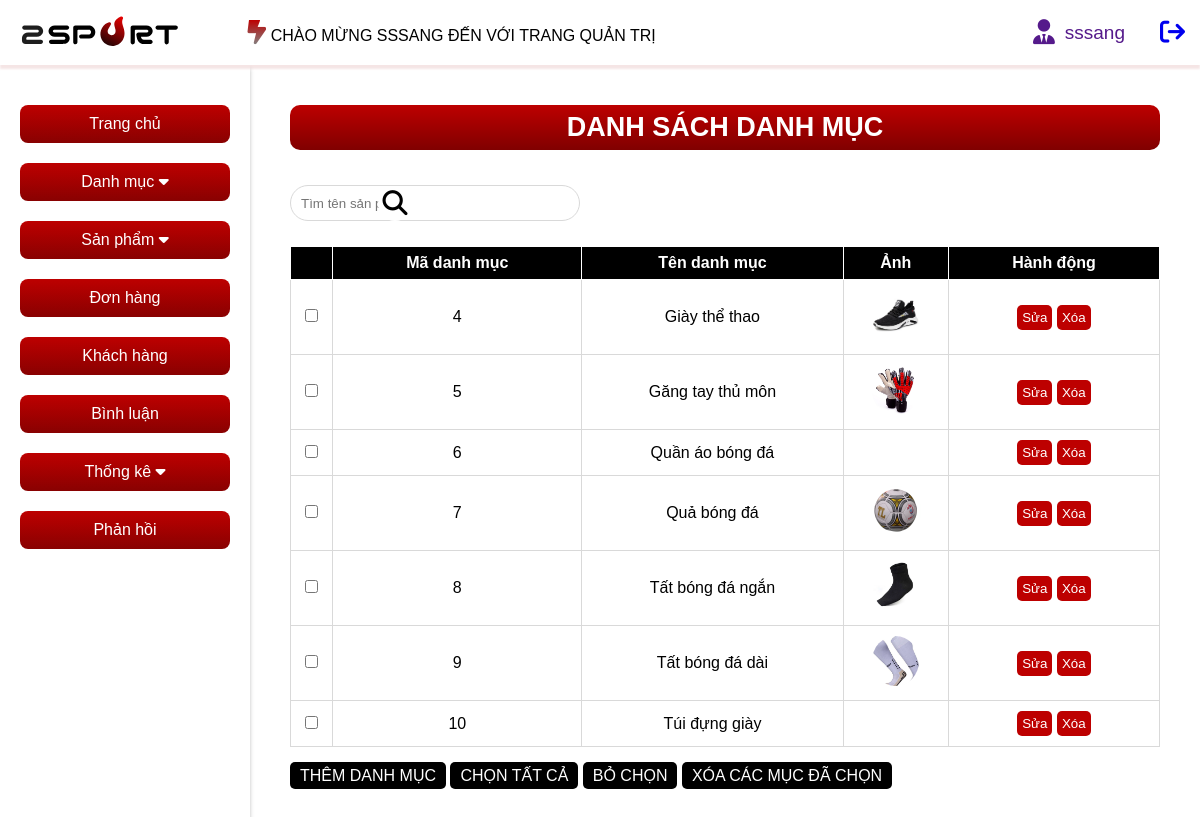
Page /admin/index.php?act=listdm (signed in) on the committed database.
### tables this page shows
CREATE TABLE `category` (
  `id` int(11) NOT NULL,
  `name` varchar(255) NOT NULL,
  `img` varchar(255) NOT NULL
);

### model/pdo.php (called while the page is built, shortened)
<?php
function pdo_get_connection(){
    $servername = "localhost";
    $username = "root";
    $password = "";
    try {
        $conn = new PDO("mysql:host=$servername;dbname=duan1", $username, $password);
        $conn->setAttribute(PDO::ATTR_ERRMODE, PDO::ERRMODE_EXCEPTION);
        return $conn;
    } catch(PDOException $e) {
        echo "Connection failed: " . $e->getMessage();
    }
}
function pdo_query($sql){
    $sql_args=array_slice(func_get_args(),1);
    try{
        $conn=pdo_get_connection();
        $stmt=$conn->prepare($sql);
        $stmt->execute($sql_args);
        $rows=$stmt->fetchAll();
        return $rows;
    }
    catch(PDOException $e){
        throw $e;
    }
    finally{
        unset($conn);
    }
}
?>

### model/danhmuc.php (called while the page is built, shortened)
<?php
function list_category(){
    $sql = "SELECT * from category order by id";
    $listCate = pdo_query($sql);
    return $listCate;
}
?>

### admin/danhmuc/list.php (the view)
<main class="container">
    <?php include "boxleft.php" ?>
    <article>
        <div class="list-product">
            <h1>DANH SÁCH DANH MỤC</h1>
            <form action="">
                <input type="text" placeholder="Tìm tên sản phẩm">
                <button type="submit"><i class="fa-solid fa-magnifying-glass"></i></button>
            </form>
            <table>
                <tr>
                    <th></th>
                    <th>Mã danh mục</th>
                    <th>Tên danh mục</th>
                    <th>Ảnh</th>
                    <th>Hành động</th>
                </tr>
                <?php foreach($listCate as $row){
                    extract($row);
                    $sualoai = "index.php?act=suadm&id=$id";
                    $xoaloai = "index.php?act=deletedm&id=$id";
                ?>
                    <tr>
                        <td><input type="checkbox"></td>
                        <td><?= $id ?></td>
                        <td><?= $name ?></td>
                        <td><img src="../assets/img/<?= $img ?>" alt=""></td>
                        <td>
                            <a href="<?= $sualoai ?>"><input type="button" value="Sửa"></a>
                            <a href="<?= $xoaloai ?>"><input type="button" value="Xóa" onclick="return confirm('Bạn có chắc muốn xóa?')"></a>
                        </td>
                    </tr>
                <?php } ?>
            </table>
            <div class="action">
                <a href="index.php?act=adddm">THÊM DANH MỤC</a>
                <a href="">CHỌN TẤT CẢ</a>
                <a href="">BỎ CHỌN</a>
                <a href="">XÓA CÁC MỤC ĐÃ CHỌN</a>
            </div>
        </div>
    </article>
</main>

### assets/style/style-admin.css (style rules this page uses)
* { padding: 0; margin: 0; box-sizing: border-box; font-family: arial; }
:root { --bg-color-main:#BD0000; --bg-color-while-ins: #fff; --bg-color-black-ins:#000; }
.container { width: calc((1320 / 1440) * 100%); margin: 0 auto; }
.fa-solid { font-size: 25px; }
main { display: flex; }
article { margin: 40px; width: 100%; }
table { width: 100%; text-align: center; }
table th { background-color: var(--bg-color-black-ins); padding: 20px 0px; color: var(--bg-color-while-ins); border: 1px solid var(--bg-color-while-ins); }
table td { padding: 10px 0px; }
table,tr, td,th { border-collapse: collapse; border: 1px solid #d9d9d9; }
tbody img { max-width: 50px; height: 50px; border-radius: 50%; }
.list-product h1 { color: var(--bg-color-while-ins); font-size: 27px; font-style: normal; font-weight: 600; line-height: normal; border-radius: 10px; background: linear-gradient(180deg, #BD0000 0%, #800000 100%); text-align: center; padding: 7px; margin-bottom: 35px; }
.list-product form { position: relative; margin-bottom: 25px; }
.list-product form input[type="text"] { width: 290px; height: 36px; border-radius: 20px; border: 1px solid #D9D9D9; padding: 10px; color: #7A7A7A; }
.list-product form button { width: 34px; height: 34px; border-radius: 20px; border: none; color: var(--bg-color-black-ins); background-color: var(--bg-color-while-ins); position: absolute; right: 748px; top: 1.5px; }
.list-product table { width: 100%; margin-bottom: 20px; }
.list-product table tr th { background-color: var(--bg-color-black-ins); color: var(--bg-color-while-ins); padding: 7px 10px; }
.list-product table tr td { text-align: center; border: 1px solid #D9D9D9; }
.list-product table tr td a input { background-color: var(--bg-color-main); color: var(--bg-color-while-ins); border-radius: 5px; border: none; padding: 5px; }
.list-product .action a { text-decoration: none; color: var(--bg-color-while-ins); background-color: var(--bg-color-black-ins); padding: 5px 10px; border-radius: 5px; }

### assets/style/responsive-admin.css (style rules this page uses)
@media screen and (max-width: 1280px) { .container { width: calc((1440 / 1440) * 100%); } }

### rows in the picture
category: id "4", name "Giày thể thao", img (picture)
category: id "5", name "Găng tay thủ môn", img (picture)
category: id "6", name "Quần áo bóng đá"
category: id "7", name "Quả bóng đá", img (picture)
category: id "8", name "Tất bóng đá ngắn", img (picture)
category: id "9", name "Tất bóng đá dài", img (picture)
category: id "10", name "Túi đựng giày"

### other values in the picture
$_SESSION['login']['username'] "SSSANG"
$_SESSION['login']['username'] "sssang"
